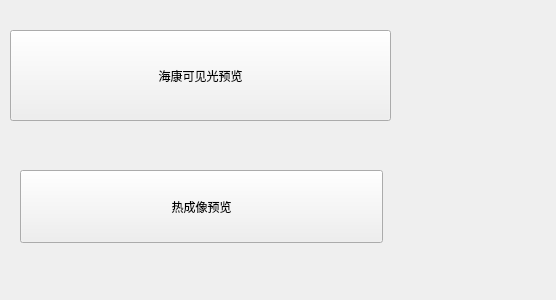
<?xml version="1.0" encoding="UTF-8"?>
<ui version="4.0">
 <class>Camera</class>
 <widget class="QWidget" name="Camera">
  <property name="geometry">
   <rect>
    <x>0</x>
    <y>0</y>
    <width>556</width>
    <height>300</height>
   </rect>
  </property>
  <property name="windowTitle">
   <string>Form</string>
  </property>
  <widget class="QWidget" name="widgetMenu" native="true">
   <property name="geometry">
    <rect>
     <x>10</x>
     <y>30</y>
     <width>381</width>
     <height>91</height>
    </rect>
   </property>
   <layout class="QVBoxLayout" name="verticalLayout_7">
    <item>
     <widget class="QToolButton" name="toolButton_cameraChannel01">
      <property name="sizePolicy">
       <sizepolicy hsizetype="Preferred" vsizetype="Preferred">
        <horstretch>0</horstretch>
        <verstretch>0</verstretch>
       </sizepolicy>
      </property>
      <property name="text">
       <string>海康可见光预览</string>
      </property>
     </widget>
    </item>
   </layout>
  </widget>
  <widget class="QWidget" name="CameraChannel" native="true">
   <property name="geometry">
    <rect>
     <x>20</x>
     <y>170</y>
     <width>363</width>
     <height>73</height>
    </rect>
   </property>
   <layout class="QVBoxLayout" name="verticalLayout_6">
    <property name="leftMargin">
     <number>0</number>
    </property>
    <property name="topMargin">
     <number>0</number>
    </property>
    <property name="rightMargin">
     <number>0</number>
    </property>
    <property name="bottomMargin">
     <number>0</number>
    </property>
    <item>
     <widget class="QToolButton" name="toolButton_cameraChannel02">
      <property name="sizePolicy">
       <sizepolicy hsizetype="Preferred" vsizetype="Preferred">
        <horstretch>0</horstretch>
        <verstretch>0</verstretch>
       </sizepolicy>
      </property>
      <property name="text">
       <string>热成像预览</string>
      </property>
     </widget>
    </item>
   </layout>
  </widget>
 </widget>
 <resources/>
 <connections/>
</ui>
